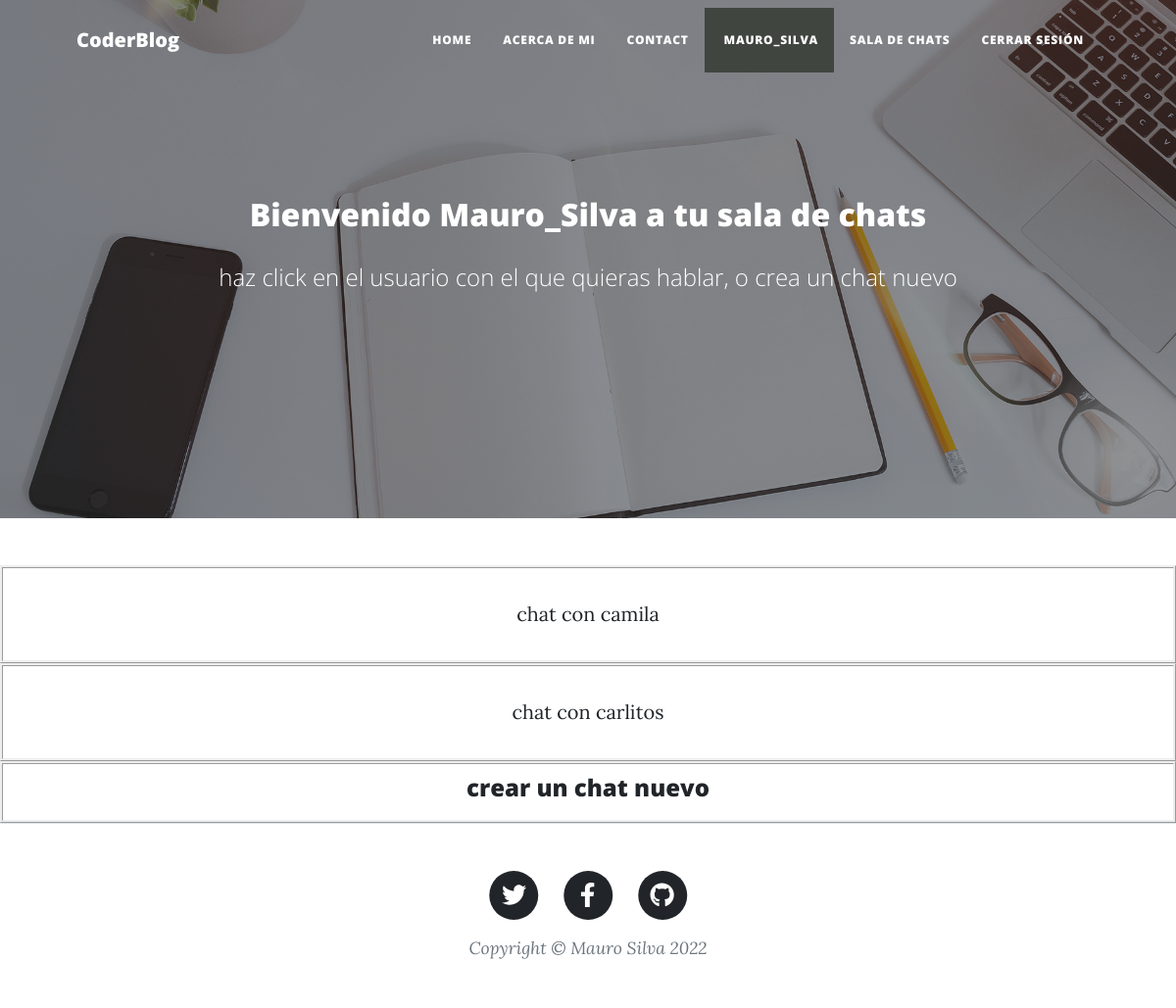
Page /AppMensajes/inbox/ (signed in) on the earlier database version.
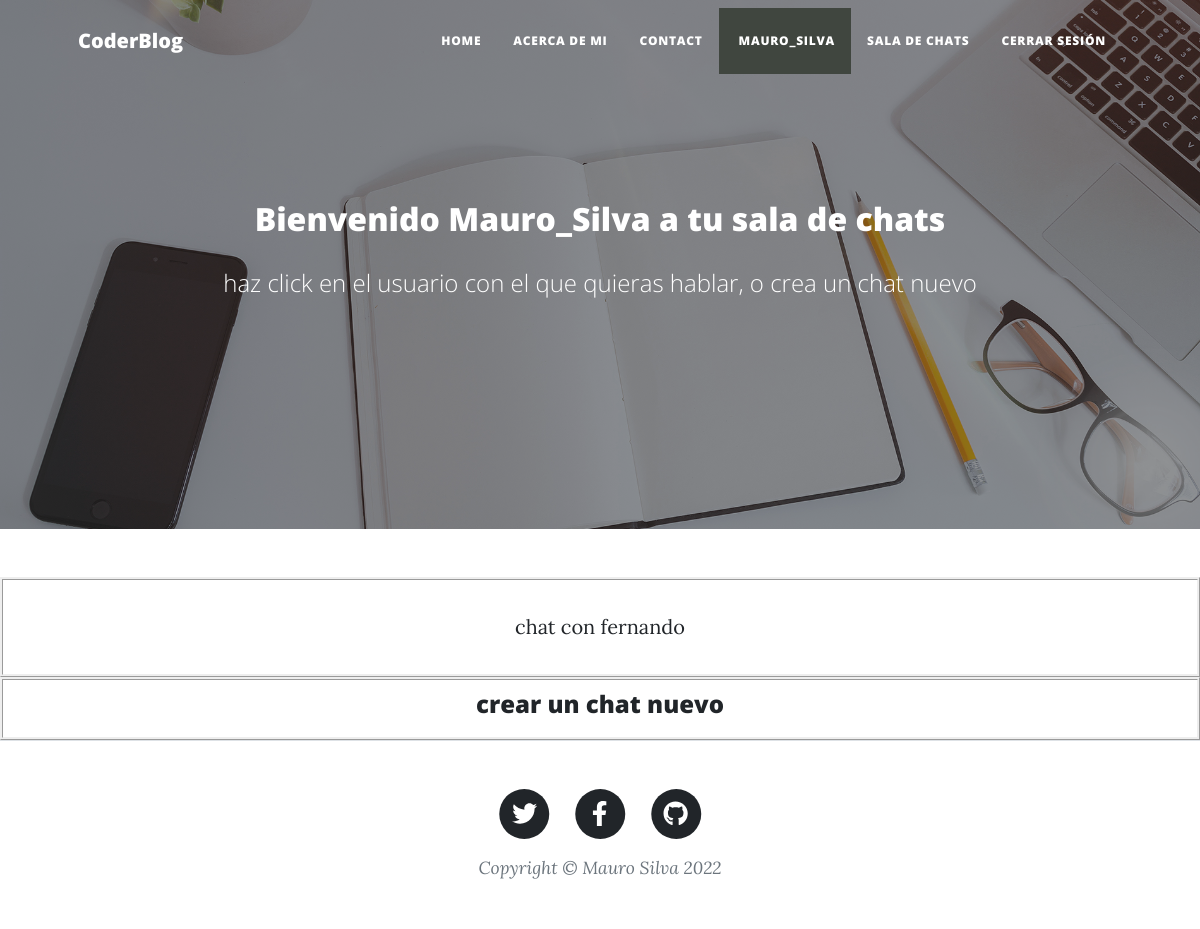
Same page on the later database version.
### AppMensajes/models.py (models this page shows)
class ModelBase(models.Model):
	id = models.UUIDField(default=uuid.uuid4, primary_key=True, db_index=True, editable=False) #id unica universal creada con shell "319118fa-8987-432d-b59d-ef004026445d"
	tiempo = models.DateTimeField(auto_now_add=True)
	actualizar = models.DateTimeField(auto_now=True)
	class Meta:
		abstract = True

class CanalUsuario(ModelBase):
	canal  = models.ForeignKey("Canal", null=True, on_delete=models.SET_NULL)
	usuario = models.ForeignKey(User, on_delete=models.CASCADE)

### AppMensajes/views.py (the view)
# urls.py: path("inbox/", Inbox.as_view(), name="inbox"),
class Inbox(View):
	def get(self, request):
		lista=Avatar.objects.filter(user=request.user)
		if len(lista)!=0:
			imagen=lista[0].imagen.url
		else:
			imagen=None
		inbox = Canal.objects.filter(canalusuario__usuario__in=[request.user.id])
		context = {
			"imagen":imagen,
			"inbox":inbox,
		}
		return render(request, 'inbox.html', context)

### AppMensajes/models.py (called while the page is built)
	def get_queryset(self, *args, **kwargs):
		return CanalQuerySet(self.model, using=self._db)

### AppMensajes/templates/inbox.html (shortened to what this page needs)
{% extends 'base.html' %}
{% load static %}
{% block titulo %}
<h2>Bienvenido {{user}} a tu sala de chats</h2>
{% endblock %}
{% block subtitulo %}
<p>haz click en el usuario con el que quieras hablar, o crea un chat nuevo</p>
{% endblock %}
{% block contenedor %}
{% for inbox in inbox %}
<div >
    {% for second_user in inbox.canalusuario_set.all %}
    {% if second_user.usuario == request.user %}
    {% else %}
    <div style=" text-align: center; border-style: ridge;">
        <a href="{% url 'detailms' second_user.usuario.username %}">
            <p >
                chat con {{second_user.usuario}}
            </p>
        </a>
    </div>
            {% endif %}
        {% endfor %}
        {% empty %}
        <h3 style="display: flex; justify-content: center;">
            no tienes mensajes :(
        </h3>
        {% endfor %}
        <div style="padding: 10px 0; text-align: center; border-style: ridge;">
            <a href="../busquedaUsuarios">
                <h4>crear un chat nuevo</h4>
            </a>
        </div>
    </div>
    {% endblock %}

### AppMensajes/templates/base.html (shortened to what this page needs)
<!DOCTYPE html>
<html lang="en">
<head>
    {% load static %}
    <link href="{% static 'css/styles.css' %}" rel="stylesheet" />
</head>
<body>
    <nav class="navbar navbar-expand-lg navbar-light" id="mainNav">
        <div class="container px-4 px-lg-5">
            <a class="navbar-brand" href="{% url 'inicio' %}">CoderBlog</a>
            <div class="collapse navbar-collapse" id="navbarResponsive">
                <ul class="navbar-nav ms-auto py-4 py-lg-0">
                    <li class="nav-item"><a class="nav-link px-lg-3 py-3 py-lg-4" href="{% url 'inicio' %}">Home</a></li>
                    <li class="nav-item"><a class="nav-link px-lg-3 py-3 py-lg-4" href="{% url 'about' %}">Acerca de mi</a></li>
                    {% if user.is_authenticated %}
                    <li class="nav-item"><a class="nav-link px-lg-3 py-3 py-lg-4" href="{% url 'contact' %}">Contact</a></li>
                    <li class="nav-item"><a class="nav-link px-lg-3 py-3 py-lg-4" href="{% url 'miPerfil' %}" style="background-color:rgb(64, 70, 63)"><img src="{{ imagen }}" alt="" width="auto" height="23px"> {{ user.username }}</a></li>
                    <li class="nav-item"><a class="nav-link px-lg-3 py-3 py-lg-4" href="{% url 'inbox' %}">Sala de chats</a></li>
                    <li class="nav-item"><a class="nav-link px-lg-3 py-3 py-lg-4" href="{% url 'logout' %}">Cerrar sesión</a></li>
                    {% else %}
                    <li class="nav-item"><a class="nav-link px-lg-3 py-3 py-lg-4" href="{% url 'login' %}">Ingresar</a></li>
                    {% endif %}
                </ul>
            </div>
        </div>
    </nav>
    <header class="masthead" style="background-image: url('assets/img/home-bg.jpg')">
        <div class="container position-relative px-4 px-lg-5">
            <div class="row gx-1 justify-content-center">
                    <div class="site-heading">
                        {% block titulo %}
                        {% endblock %}
                        <span class="subheading">
                            {% block subtitulo %}
                            {% endblock %}
                        </span>
                    </div>
            </div>
        </div>
    </header>
    <div>
        {% block contenedor %}
        {% endblock %}
    </div>
    <footer class="border-top">
        <div class="container px-4 px-lg-5">
            <div class="row gx-4 gx-lg-5 justify-content-center">
                <div class="col-md-10 col-lg-8 col-xl-7">
                    <ul class="list-inline text-center">
                        <li class="list-inline-item">
                            <a href="https://twitter.com/toto_mls">
                                <span class="fa-stack fa-lg">
                                    <i class="fas fa-circle fa-stack-2x"></i>
                                    <i class="fab fa-twitter fa-stack-1x fa-inverse"></i>
                                </span>
                            </a>
                        </li>
                        <li class="list-inline-item">
                            <a href="https://www.facebook.com/toto.silva.16/">
                                <span class="fa-stack fa-lg">
                                    <i class="fas fa-circle fa-stack-2x"></i>
                                    <i class="fab fa-facebook-f fa-stack-1x fa-inverse"></i>
                                </span>
                            </a>
                        </li>
                        <li class="list-inline-item">
                            <a href="https://github.com/MauroLeonelSilva">
                                <span class="fa-stack fa-lg">
                                    <i class="fas fa-circle fa-stack-2x"></i>
                                    <i class="fab fa-github fa-stack-1x fa-inverse"></i>
                                </span>
                            </a>
                        </li>
                    </ul>
                    <div class="small text-center text-muted fst-italic">Copyright &copy; Mauro Silva 2022</div>
                </div>
            </div>
        </div>
    </footer>
</body>
</html>

Differences in the rows shown:
removed CanalUsuario: usuario "camila"
removed CanalUsuario: usuario "carlitos"
added CanalUsuario: usuario "fernando"
